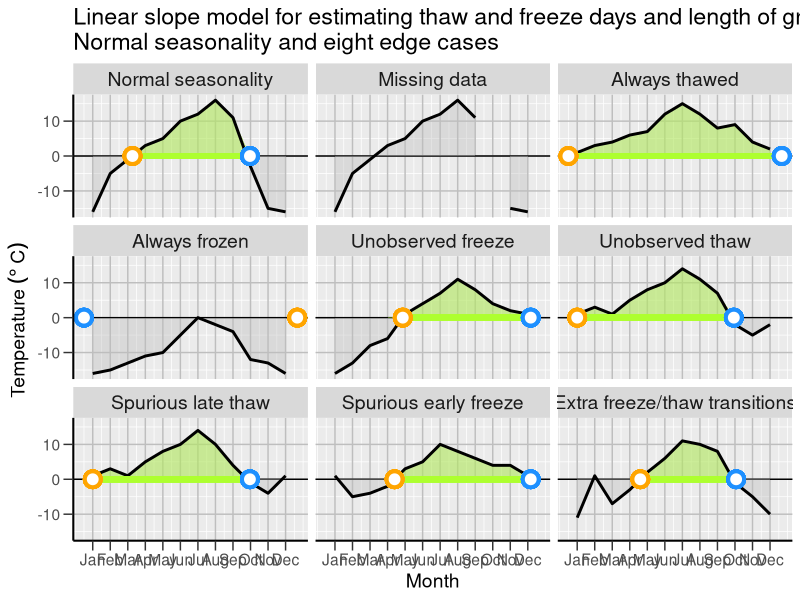

The R script that drew this image:
# values: valid day of freeze or thaw values are 15:350.
# 0 and 365 are special, indicating always frozen (freeze: 0, thaw: 365, grow: 0) or always thawed (freeze: 365, thaw: 0, grow: 365)

# This function operates on a vector x of 12 monthly average temperatures
tfg_days <- function(x){
	if(any(x==0, na.rm=T)) x[x == 0] <- -0.0001 # need to treat zero as freezing (working with signs)
  s1 <- sign(x) # positive or negative monthly temps
  s <- s1[1:11]*s1[2:12] # products of consecutive months' signs: positive indicates no change; negative indicates a potential freeze or thaw transition
  ind <- sort(c(which(s < 0), which(s < 0) + 1)) # may be length zero (no transitions)

  if(any(is.na(x))){ # ignore cells with missing data
    dot <- dof <- grow <- NA
    case <- 1
  } else if(length(ind)==0 & s1[1] > 0){ # no transitions: all positive temps means no freeze day
    dot <- 0
    dof <- grow <- 365
    case <- 2
  } else if(length(ind)==0 & s1[1] < 0) { # no transitions: all negative temps means no thaw day
    dot <- 365
    dof <- grow <- 0
    case <- 3
  } else if(length(ind)==2) { # only one transition during the year, thawing or freezing
    # places where we know the ground freezes and thaws, but during a specific 12 months we just don't happen to witness both
    if(x[ind[1]] < 0){ # only thaw occurs
      dot <- 15 + 30*(ind[1]-1) - round(x[ind[1]] / (diff(x[ind[1:2]]) / 30), 0)
      dof <- 350 # 350: we know the ground freezes so we use 350 rather than the special 365
      grow <- dof - dot
      case <- 4
    }
    if(x[ind[1]] > 0){ # only freeze occurs
      dof <- 350 - 30*(12-ind[2]) - round(x[ind[2]] / (diff(x[ind[1:2]]) / 30), 0)
      dot <- 15 # 15: we know the ground thaws so we use 15 rather than the special 0
      grow <- dof - dot
      case <- 5
    }
  } else if(length(ind)==4 & s1[1] < 0) { # two transitions occur: thaw, then freeze (this is the ideal case; everything else is an idiosyncratic edge case)
    dot <- 15 + 30*(ind[1]-1) - round(x[ind[1]] / (diff(x[ind[1:2]]) / 30), 0)
    dof <- 350 - 30*(12-ind[4]) - round(x[ind[4]] / (diff(x[ind[3:4]]) / 30), 0)
    grow <- dof - dot
    case <- 0
  } else if(length(ind)==4 & s1[1] > 0){  # two transitions occur but backward to what is expected; freeze, then thaw
    if(ind[1] >= 7) { # freeze occurs in second half of year as expected; late thaw is spurious
      dof <- 350 - 30*(12-ind[2]) - round(x[ind[2]] / (diff(x[ind[1:2]]) / 30), 0)
      dot <- 15 # ignore spurious post-freeze thaw; treat as early, unobserved thaw
      grow <- dof - dot
      case <- 6
    }
    if(ind[1] <= 6){ # spurious freeze occurs in first half of year; thaw probably fine
      dot <- 15 + 30*(ind[3]-1) - round(x[ind[3]] / (diff(x[ind[3:4]]) / 30), 0)
      dof <- 350 # ignore spurious early freeze; treat as late, unobserved freeze
      grow <- dof - dot
      case <- 7
    }
  } else if(length(ind) > 4){ # more than two transitions; at least one definitely spurious
    ind2 <- c(0, which(s < 0))
    m1 <- tail(which(diff(ind2) == max(diff(ind2))), 1) + 1
    m2 <- tail(which(diff(ind2)[-(m1-1)] == max(diff(ind2)[-(m1-1)])), 1) + 1
    if(m1==m2) m2 <- m2-1
    ind2 <- ind2[sort(c(m1, m2))]
    ind <- sort(c(ind2, ind2+1))
    dot <- 15 + 30*(ind[1]-1) - round(x[ind[1]] / (diff(x[ind[1:2]]) / 30), 0)
    dof <- 350 - 30*(12-ind[4]) - round(x[ind[4]] / (diff(x[ind[3:4]]) / 30), 0)
    grow <- dof - dot
    case <- 8
  } else {
    stop(print(paste("Condition unconsidered:", paste(x, collapse=" "))))
  }
  cases <- c("Normal seasonality", "Missing data", "Always thawed", "Always frozen",
    "Unobserved freeze", "Unobserved thaw", "Spurious late thaw", "Spurious early freeze", "Extra freeze/thaw transitions")
  data.frame(DOT=dot, DOF=dof, LOGS=grow, case=cases[case+1], stringsAsFactors=FALSE)
}


# For processing example and graphing
library(dplyr)
library(tidyr)
library(purrr)
library(ggplot2)
midpoint <- function(x) seq(15, 365, by=30)[match(x, month.abb)]

# Nine examples of annual monthly temperatures for individual grid cells
x <- list(
  c(-16, -5, -1, 3, 5, 10, 12, 16, 11, -3, -15, -16),
  c(-16, -5, -1, 3, 5, 10, 12, 16, 11, NA, -15, -16),
  c(1, 3, 4, 6, 7, 12, 15, 12, 8, 9, 4, 2),
  c(-16, -15, -13, -11, -10, -5, 0, -2, -4, -12, -13, -16),
  c(-16, -13, -8, -6, 1, 4, 7, 11, 8, 4, 2, 1),
  c(1, 3, 1, 5, 8, 10, 14, 11, 7, -2, -5, -2),
  c(1, 3, 1, 5, 8, 10, 14, 10, 4, -1, -4, 1),
  c(1, -5, -4, -2, 3, 5, 10, 8, 6, 4, 4, 1),
  c(-11, 1, -7, -3, 2, 6, 11, 10, 8, -1, -5, -10)
)

# Apply function over x and clean up for plotting
d <- map(x, ~tfg_days(.x)) %>% bind_rows %>% mutate(case=factor(case, levels=case))
d2 <- left_join(d, as.data.frame(x) %>% setNames(d$case) %>%
  mutate(Month=factor(month.abb, levels=month.abb), MidMonthDay=midpoint(Month)) %>%
  gather(case, temperature, 1:9) %>% mutate(case=factor(case, levels=unique(case))))

theme1 <- theme(panel.grid.major = element_line(size = .5, color = "grey"),
  axis.line = element_line(size=.7, color = "black"),
  axis.ticks.length=unit(0.25,"cm"),
  text=element_text(size=14),
  strip.text=element_text(size=14))

g <- ggplot(d2, aes(MidMonthDay, temperature, group=case, ymin=0, ymax=temperature)) + geom_hline(yintercept=0) +
  scale_x_continuous(breaks=seq(15, 365, by=30), labels=month.abb) +
  labs(x="Month", y=expression("Temperature"~(degree~C)~"")) +
  geom_ribbon(fill="grey", alpha=.4) +
  geom_ribbon(data=filter(d2, LOGS > 0) %>%
    mutate(temperature=ifelse(temperature < 0 | MidMonthDay < DOT | MidMonthDay > DOF, 0, temperature)),
    fill="greenyellow", alpha=.4) +
  geom_line(size=1) +
  geom_segment(data=filter(d2, LOGS > 0), aes(x=DOT, y=0, xend=DOF, yend=0), colour="greenyellow", size=2) +
  geom_point(aes(x=DOT, y=0), shape=21, colour="orange", fill="white", size=4, stroke=2) +
  geom_point(aes(x=DOF, y=0), shape=21, colour="dodgerblue", fill="white", size=4, stroke=2) +
  facet_wrap(~case, scales="fixed") + theme1 +
  ggtitle("Linear slope model for estimating thaw and freeze days and length of growing season\nNormal seasonality and eight edge cases")

png("C:/github/rhelp/plots/dot_dof_logs_edgeCases.png", width=4800, height=3600, res=300)
g
dev.off()
